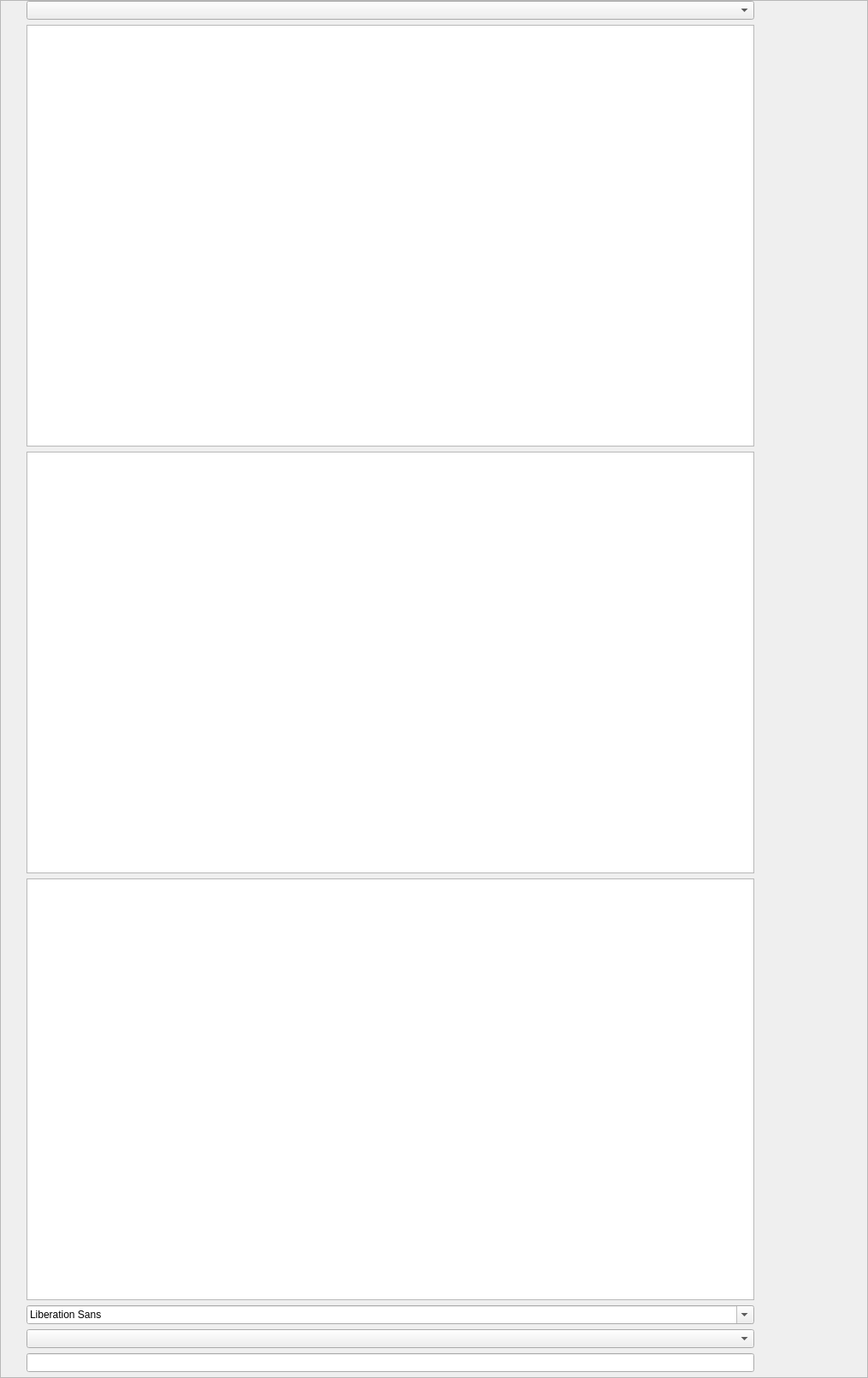
<?xml version="1.0" encoding="UTF-8"?>
<ui version="4.0">
 <class>ScrollArea</class>
 <widget class="QScrollArea" name="ScrollArea">
  <property name="geometry">
   <rect>
    <x>0</x>
    <y>0</y>
    <width>1015</width>
    <height>1611</height>
   </rect>
  </property>
  <property name="windowTitle">
   <string>ScrollArea</string>
  </property>
  <property name="widgetResizable">
   <bool>true</bool>
  </property>
  <widget class="QWidget" name="scrollAreaWidgetContents">
   <property name="geometry">
    <rect>
     <x>0</x>
     <y>0</y>
     <width>1011</width>
     <height>1607</height>
    </rect>
   </property>
   <widget class="QWidget" name="">
    <property name="geometry">
     <rect>
      <x>30</x>
      <y>0</y>
      <width>851</width>
      <height>1631</height>
     </rect>
    </property>
    <layout class="QVBoxLayout" name="verticalLayout">
     <item>
      <widget class="QComboBox" name="comboBox"/>
     </item>
     <item>
      <widget class="QTextEdit" name="textEdit"/>
     </item>
     <item>
      <widget class="QPlainTextEdit" name="plainTextEdit"/>
     </item>
     <item>
      <widget class="QPlainTextEdit" name="plainTextEdit_2"/>
     </item>
     <item>
      <widget class="QFontComboBox" name="fontComboBox"/>
     </item>
     <item>
      <widget class="QComboBox" name="comboBox_2"/>
     </item>
     <item>
      <widget class="QLineEdit" name="lineEdit"/>
     </item>
     <item>
      <widget class="QFontComboBox" name="fontComboBox_2"/>
     </item>
    </layout>
   </widget>
  </widget>
 </widget>
 <resources/>
 <connections/>
</ui>
